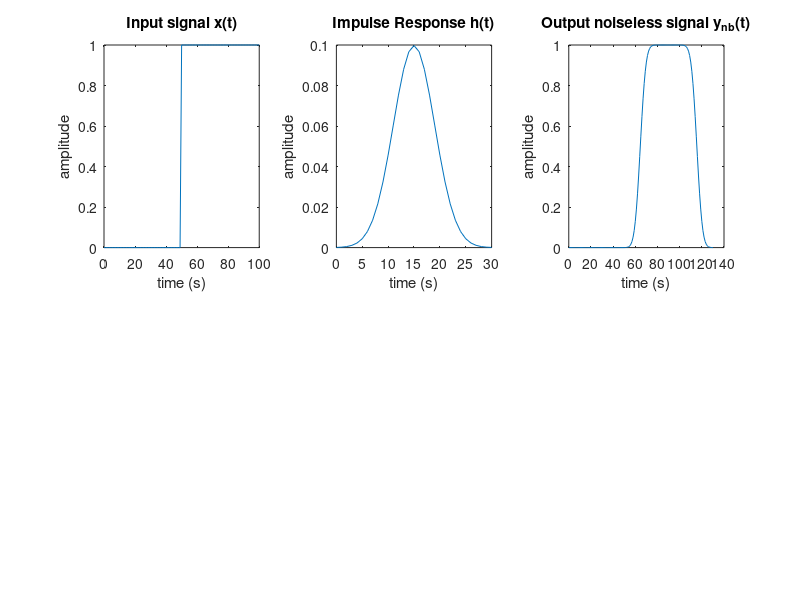

This figure's MATLAB source: (Note: this script raises an error after producing the figure.)
%-------------------------------------------------------------------------
%----- File : deconv_MC
%----- Object   : Deconvolution using regularized least squares or not
%----- Main reference, book by J. Idier, 2008
%-------------------------------------------------------------------------

close all;
clear all;

L_x = 100;	    % duration of observation of the input signal
fe = 1;		    % sampling frequency
Te = 1/fe;	% sampling period
N_x = L_x/Te;	% number of points in signal x
k_x = 0:N_x;	% time index 
t_x= k_x*Te;    % time basis
%**************************************************************************
% 1. Signal x
k1 = 0:N_x/2-1;
x1 = zeros(1,N_x/2);
k2 = N_x/2:N_x;
x2 = ones(1,length(k2));

x = [x1'; x2'];
subplot(2,3,1)
plot(t_x,x);
xlabel('time (s)'); ylabel('amplitude'); title('Input signal x(t)');

 

%**************************************************************************
% Construction of a single Gaussian filter
%**************************************************************************
sigma=4;
sigma_h=sigma*Te;
mu_h = 15*Te
L_h=30*Te;
t_h=(0:Te:L_h);
N_h=length(t_h);
h=(1/(sigma_h*sqrt(2*pi)))*exp(-(((t_h-mu_h)/(sqrt(2)*sigma_h)).*((t_h-mu_h)/(sqrt(2)*sigma_h))));
subplot(2,3,2)
plot(t_h,h)
xlabel('time (s)'); ylabel('amplitude'); title('Impulse Response h(t)');

%--------------------------------------------------------------------------
%-
% 3. Construction of convolution matrix H (Toeplitz)

Nx_total = length(x); % O verdadeiro tamanho de x (que é 101)
N_y = Nx_total + N_h - 1; % Tamanho correto para a convolução linear

hcol_1 = [h zeros(1, N_y - N_h)]'; % Primeira coluna

hlig_1 = [h(1) zeros(1, Nx_total - 1)]; % Primeira linha (agora tem exatas 101 colunas)

H = toeplitz(hcol_1, hlig_1);


%**************************************************************************
%4. Convolution in matrix form y_nb = H x

y_nb= H * x;
k=0:1:N_y-1;
t=k*Te;
subplot(2,3,3)
plot(t,y_nb)
xlabel('time (s)'); ylabel('amplitude'); title('Output noiseless signal y_{nb}(t)');

%**************************************************************************
% 5. Gaussian additive noise

SNR = 30;
y = adgnoise(y_nb, SNR);


% time representation of noisy output signal 
subplot(2,3,6)
stairs(t,y);
xlabel('time (s)'); ylabel('amplitude'); title('Noisy output signal y(t)');

%**************************************************************************
% 6. Noise display
w = y - y_nb;
RSB_y = 10*log10(mean(y_nb.^2)/mean(w.^2))
subplot(2,3,5)
plot(t,w); 
xlabel('time (s)'); ylabel('amplitude'); title('Noise w(t)');

%**************************************************************************
% 7. L2 deconvolution by least squares

%--------------------------------------------------------------------------
x_rec= (H'*H)\(H'*y);
%--------------------------------------------------------------------------

subplot(2,3,4)
plot(t_x,x_rec)
xlabel('time (s)'); ylabel('amplitude'); title('Reconstructed signal with LS');
	 

%**************************************************************************
% 8. Deconvolution by L2-regularized least squares, penalization of first 
% order differences

% Construction of first-order difference matrix D1

Nx_total = length(x);

dcol_1 = [-1 zeros(1, Nx_total - 2)]'; % D1 terá dimensão (Nx_total-1) x Nx_total

dlig_1 = [-1 1 zeros(1, Nx_total - 2)]; 

D1 = toeplitz(dcol_1, dlig_1);
% Interval of variation of regularization coefficient
min_alpha= -7;
pas_alpha= 0.5;
max_alpha= 2;
i_alpha=0;



for var_alpha=min_alpha:pas_alpha:max_alpha,
    alpha=10^var_alpha;
    i_alpha=i_alpha+1;
    %--------------------------------------------------------------------------
    x_rec_l2(:,i_alpha)= (H'*H + alpha*(D1'*D1)) \ (H'*y);
    %--------------------------------------------------------------------------
    err_rec(:,i_alpha)= x- x_rec_l2(:,i_alpha);;
    
    Werr_rec(i_alpha)=sum(err_rec(:,i_alpha).^2);
    F(i_alpha)= norm(y - H*x_rec_l2(:,i_alpha))^2;
    G(i_alpha)=norm(D1*x_rec_l2(:,i_alpha))^2;
end

% draw reconstructed signal with the sought signal
figure
plot(t_x,x)
hold on
plot(t_x,x_rec_l2,'r')
xlabel('time (s)'); ylabel('amplitude'); title('Reconstructed input signal, reg. LS');
hold off

%**************************************************************************
% energy of the reconstruction error with respect to the regularization coefficient
% to de-comment when alpha is varying
figure
var_alpha=min_alpha:pas_alpha:max_alpha;
plot(var_alpha,10*log10(Werr_rec))
xlabel('log10(\alpha)'); ylabel('energy of reconstruction error (dB)'); title('Reconstruction error with respect to \alpha');
%**************************************************************************
% draw reconstructed signal together with the sought signal for optimal alpha 
[W_err_rec_min,i_alpha_opt] = min(Werr_rec);
alpha_opt=10^(min_alpha+pas_alpha*(i_alpha_opt-1))
figure
plot(t_x,x)
hold on
plot(t_x,x_rec_l2(:,i_alpha_opt),'r')
xlabel('time (s)'); ylabel('amplitude'); title('Reconstructed input signal for optimal alpha');
hold off

%**************************************************************************
% comparison of L2 condition numbers

%**************************************************************************
% L curve
